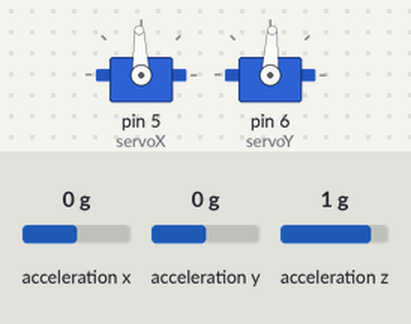
A sketch run on a simulated Arduino Uno, built with avr-gcc and run on an emulated ATmega328P. Parts: 2 × servo. Inputs (shaded band) come from the test bench; at power-on: acceleration x 0 g, acceleration y 0 g, acceleration z 1 g.

Above: at 1.2 s.
1.3 s: acceleration x set to -1.4 g
At 2.1 s:
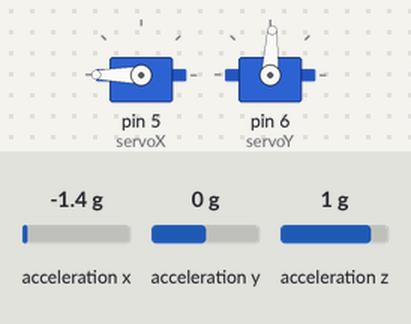
2.8 s: acceleration y set to -1.4 g
At 4.0 s:
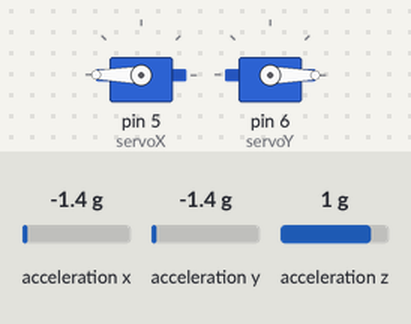
4.3 s: acceleration x set to -0.8 g
At 5.1 s:
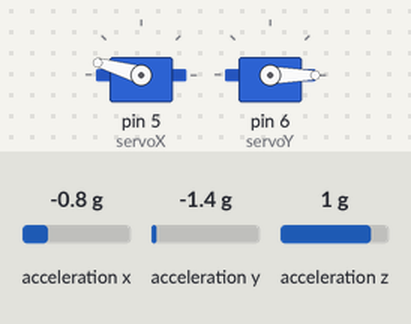
5.8 s: acceleration y set to 0 g
At 7.0 s:
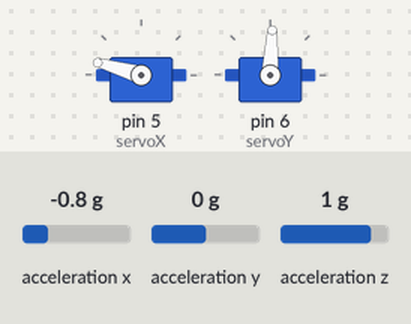
7.3 s: acceleration x set to 0.8 g
At 8.0 s:
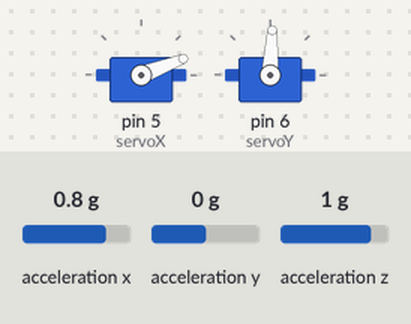
8.8 s: acceleration y set to -0.8 g
At 10.1 s:
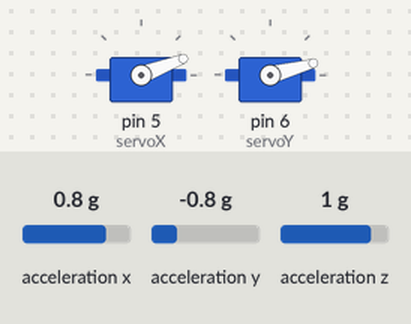
Timing chart, 0 to 11.3 s (numbered marks = the images above; inputs shaded):
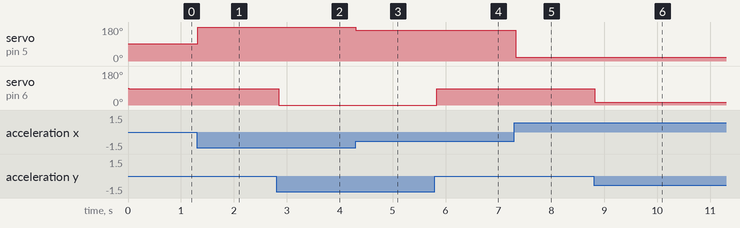

The sketch:

Acelerometro_con_servos.ino
```cpp
//Librerias necesarias para el funcionamiento del proyecto
#include <Wire.h>
#include <ADXL345.h>
#include <Servo.h>
//Crea el objeto adxl
ADXL345 adxl;
//crear los objetos servoX y servoY para controlar los servos
Servo servoX;
Servo servoY;
//Variables
int valorX;
int valorY;
int valorZ;
void setup()
{
adxl.powerOn();
//Pines usados para los servos
servoX.attach(5);
servoY.attach(6);
}

void loop(){
int x,y,z;
adxl.readAccel(&x, &y, &z);//leemos los valores del acelerómetro y almacenarlos en variables x, y, z
//las siguientes 3 lineas son para un desplazamiento
valorX = x -  7;
valorY = y - 6;
valorZ = z + 10;
//escala para usarlo en el servo (valor entre 0 y 179)
valorX = map(valorX, -255, 255, 179, 0);
valorY = map(valorY, -255, 255, 0, 179);
//establece la posición del servo de acuerdo con el valor obtendido en el acelerometros ejes x e y
servoX.write(valorX);
delay(15);
servoY.write(valorY);
delay(15);
}
```

Measured:
- after the input at 1.3 s, servo on pin 5 (servoX): 92° → 180° at once
- after the input at 2.8 s, servo on pin 6 (servoY): 87° → 0° after 0.05 s
- after the input at 4.3 s, servo on pin 5 (servoX): 180° → 164° at once
- after the input at 5.8 s, servo on pin 6 (servoY): 0° → 87° at once
- after the input at 7.3 s, servo on pin 5 (servoX): 164° → 21° at once
- after the input at 8.8 s, servo on pin 6 (servoY): 87° → 15° at once
